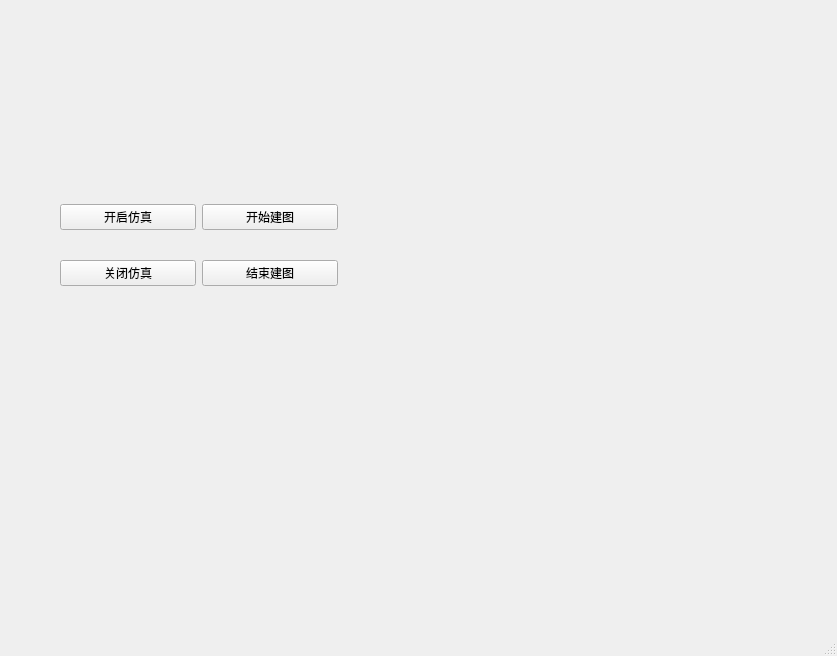
<?xml version="1.0" encoding="UTF-8"?>
<ui version="4.0">
 <class>MainWindow</class>
 <widget class="QMainWindow" name="MainWindow">
  <property name="geometry">
   <rect>
    <x>0</x>
    <y>0</y>
    <width>837</width>
    <height>656</height>
   </rect>
  </property>
  <property name="windowTitle">
   <string>MainWindow</string>
  </property>
  <widget class="QWidget" name="centralwidget">
   <widget class="QWidget" name="">
    <property name="geometry">
     <rect>
      <x>60</x>
      <y>180</y>
      <width>278</width>
      <height>132</height>
     </rect>
    </property>
    <layout class="QHBoxLayout" name="horizontalLayout">
     <item>
      <layout class="QVBoxLayout" name="verticalLayout">
       <item>
        <widget class="QPushButton" name="pushButton_start_sim">
         <property name="text">
          <string>开启仿真</string>
         </property>
        </widget>
       </item>
       <item>
        <widget class="QPushButton" name="pushButton_end_sim">
         <property name="text">
          <string>关闭仿真</string>
         </property>
        </widget>
       </item>
      </layout>
     </item>
     <item>
      <layout class="QVBoxLayout" name="verticalLayout_2">
       <item>
        <widget class="QPushButton" name="pushButton_start_mapping">
         <property name="text">
          <string>开始建图</string>
         </property>
        </widget>
       </item>
       <item>
        <widget class="QPushButton" name="pushButton_end_mapping">
         <property name="text">
          <string>结束建图</string>
         </property>
        </widget>
       </item>
      </layout>
     </item>
    </layout>
   </widget>
  </widget>
  <widget class="QMenuBar" name="menubar">
   <property name="geometry">
    <rect>
     <x>0</x>
     <y>0</y>
     <width>837</width>
     <height>49</height>
    </rect>
   </property>
  </widget>
  <widget class="QStatusBar" name="statusbar"/>
 </widget>
 <resources/>
 <connections/>
</ui>
